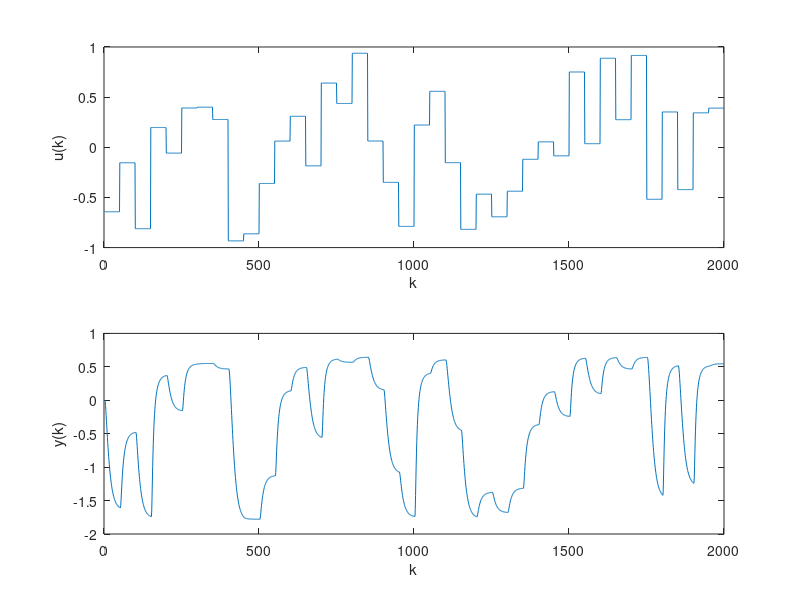
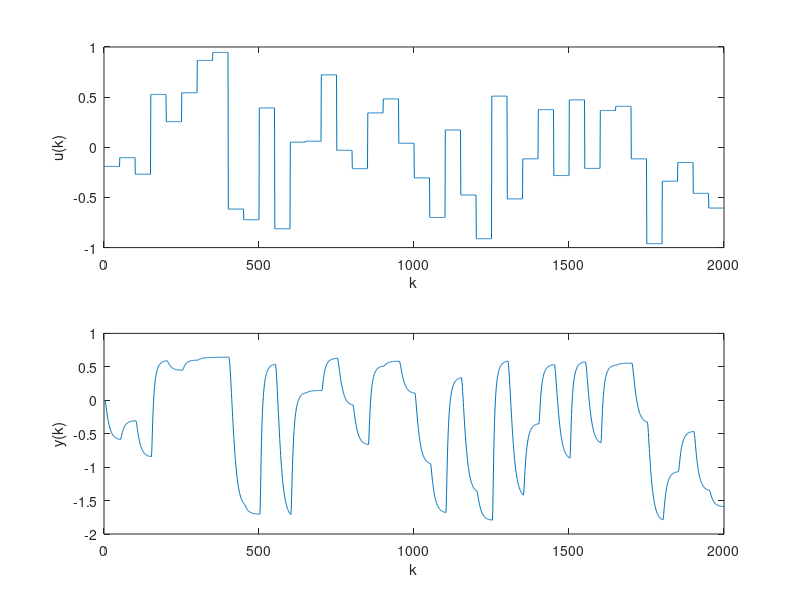

The MATLAB script that drew these images, in order:
load('daneucz')
load('danewer')

figure
subplot(2,1,1)
plot(x_ucz)
xlabel('k')
ylabel('u(k)')
subplot(2,1,2)
plot(y_ucz)
xlabel('k')
ylabel('y(k)')


figure
subplot(2,1,1)
plot(x_wer)
xlabel('k')
ylabel('u(k)')
subplot(2,1,2)
plot(y_wer)
xlabel('k')
ylabel('y(k)')